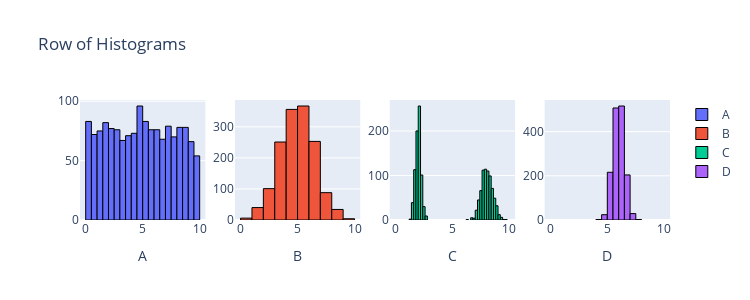

The cell this chart's notebook holds for it:
### Markdown cell above
#### 4. Run the code below and look at the resulting figure of distrubutions and then answer the following questions

1. Which datasets have similar means and similar variances
2. Which datasets have similar means but quite different variances
3. Which datasets have similar variances but quite different means
4. Which datasets have quite different means and quite different variances
    
<details class="details-example"><summary style="color:blue"><u>Further Guidance</u></summary>
    
> Can you answer these questions immediately? If not, first review what the basic ideas of **sample means** and **sample standard deviations** (and **sample variances**) are. Their mathematical definitions are given below, and are useful for understanding the intuition of these concepts in terms of "averages" of things, like "observations" or "squared differences" (and then perhaps square-rooted). But there are other ways to "intuitively visually" understand **sample means** and **sample standard deviations** (and **sample variances**) which a ChatBot would be able to discuss with you.
>
> - sample mean $\displaystyle \bar x = \frac{1}{n}\sum_{i=1}^n x_i$ 
> - sample variance $\displaystyle s^2 = \frac{1}{n-1}\sum_{i=1}^n (x_i-\bar x)^2$
> - sample standard deviation $\displaystyle s = \sqrt{s^2}$
>
> It's potentially maybe possible that you or a ChatBot could answer these questions by looking at the code that produced the data you're considering. But if you're trying to check and understand things that way, you should instead consider just calculate the statistics that answer the questions themselves...
> - `np.mean(df.col)` or `df.col.mean()`
> - `np.std(df.col, dof=1)` / `np.var(df.col, dof=1)` or `df.col.std(dof=1)` / `df.col.var(dof=1)`
>
> _If you are resorting to calculating the statistics that answer the questions, try to understand the answers after you have them... just getting the "right" answers kind of defeats the point of this exercise..._
>
> - The difference between trying to answer this question using the code that produced the data versus calculating the statistics from the data comes down to the difference between **parameters** and **statistics**, but this will be discussed in the lecture... in the meantime, howevever, if you're curious about this... you could consider prompting a ChatBot to explain the difference between **parameters** and **statistics**...
>     - ... this would naturally lead to some discussion of the relationship between **populations** and **samples**, and from there it would only be a little further to start working to understand the relationship between **statistics** and **parameters** and how they connect to *populations* and *samples* (and hence each other)...    
    
</details>

### Code cell
from scipy import stats
import plotly.graph_objects as go
from plotly.subplots import make_subplots
import numpy as np

n = 1500
data1 = stats.uniform.rvs(0, 10, size=n)
data2 = stats.norm.rvs(5, 1.5, size=n)
data3 = np.r_[stats.norm.rvs(2, 0.25, size=int(n/2)), stats.norm.rvs(8, 0.5, size=int(n/2))]
data4 = stats.norm.rvs(6, 0.5, size=n)

fig = make_subplots(rows=1, cols=4)

fig.add_trace(go.Histogram(x=data1, name='A', nbinsx=30, marker=dict(line=dict(color='black', width=1))), row=1, col=1)
fig.add_trace(go.Histogram(x=data2, name='B', nbinsx=15, marker=dict(line=dict(color='black', width=1))), row=1, col=2)
fig.add_trace(go.Histogram(x=data3, name='C', nbinsx=45, marker=dict(line=dict(color='black', width=1))), row=1, col=3)
fig.add_trace(go.Histogram(x=data4, name='D', nbinsx=15, marker=dict(line=dict(color='black', width=1))), row=1, col=4)

fig.update_layout(height=300, width=750, title_text="Row of Histograms")
fig.update_xaxes(title_text="A", row=1, col=1)
fig.update_xaxes(title_text="B", row=1, col=2)
fig.update_xaxes(title_text="C", row=1, col=3)
fig.update_xaxes(title_text="D", row=1, col=4)
fig.update_xaxes(range=[-0.5, 10.5])

for trace in fig.data:
    trace.xbins = dict(start=0, end=10)
    
# This code was produced by just making requests to Microsoft Copilot
# https://github.com/pointOfive/stat130chat130/blob/main/CHATLOG/wk3/COP/SLS/0001_concise_makeAplotV1.md

fig.show() # USE `fig.show(renderer="png")` FOR ALL GitHub and MarkUs SUBMISSIONS

### Figure 1 — Plotly figure (JSON) as saved in the notebook; plotly's stock layout.template omitted (floating-point values rounded to 4 significant figures; data arrays with more than 128 entries replaced by an {"elided": "..."} marker saying what was removed)
{"data": [{"marker": {"line": {"color": "black", "width": 1}}, "name": "A", "nbinsx": 30, "type": "histogram", "x": {"elided": "1500 float values"}, "xaxis": "x", "xbins": {"end": 10, "start": 0}, "yaxis": "y"}, {"marker": {"line": {"color": "black", "width": 1}}, "name": "B", "nbinsx": 15, "type": "histogram", "x": {"elided": "1500 float values"}, "xaxis": "x2", "xbins": {"end": 10, "start": 0}, "yaxis": "y2"}, {"marker": {"line": {"color": "black", "width": 1}}, "name": "C", "nbinsx": 45, "type": "histogram", "x": {"elided": "1500 float values"}, "xaxis": "x3", "xbins": {"end": 10, "start": 0}, "yaxis": "y3"}, {"marker": {"line": {"color": "black", "width": 1}}, "name": "D", "nbinsx": 15, "type": "histogram", "x": {"elided": "1500 float values"}, "xaxis": "x4", "xbins": {"end": 10, "start": 0}, "yaxis": "y4"}], "layout": {"height": 300, "title": {"text": "Row of Histograms"}, "width": 750, "xaxis": {"anchor": "y", "domain": [0, 0.2125], "range": [-0.5, 10.5], "title": {"text": "A"}}, "xaxis2": {"anchor": "y2", "domain": [0.2625, 0.475], "range": [-0.5, 10.5], "title": {"text": "B"}}, "xaxis3": {"anchor": "y3", "domain": [0.525, 0.7375], "range": [-0.5, 10.5], "title": {"text": "C"}}, "xaxis4": {"anchor": "y4", "domain": [0.7875, 1], "range": [-0.5, 10.5], "title": {"text": "D"}}, "yaxis": {"anchor": "x", "domain": [0, 1]}, "yaxis2": {"anchor": "x2", "domain": [0, 1]}, "yaxis3": {"anchor": "x3", "domain": [0, 1]}, "yaxis4": {"anchor": "x4", "domain": [0, 1]}}}
